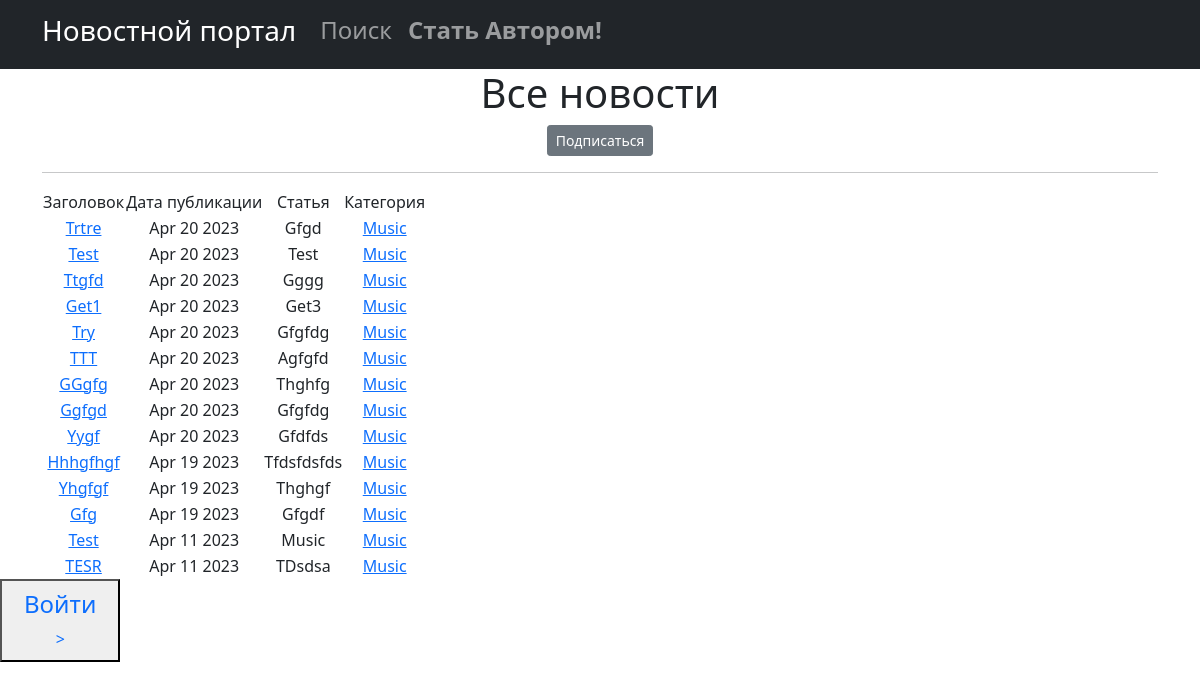
Page /news/categories/2 on the committed database.
### new/models.py (models this page shows, shortened)
class Post(models.Model):
    NEWS = 'NW'
    ARTICLE = 'AR'
    CATEGORY_CHOICES = [
        (NEWS, 'Новость'),
        (ARTICLE, 'Статья'),
    ]
    author = models.ForeignKey(Author, on_delete=models.CASCADE,)
    categoryType = models.CharField(max_length=2, choices=CATEGORY_CHOICES, default=ARTICLE)
    dateCreation = models.DateTimeField(auto_now_add=True)
    postCategory = models.ManyToManyField(Category, through='PostCategory')
    tittle = models.CharField(max_length=128)
    text = models.TextField()
    rating = models.SmallIntegerField(default=0)

class Category(models.Model):
    name = models.CharField(max_length=128, unique=True)
    subscribers = models.ManyToManyField(User, related_name='categories')
    def __str__(self):
        return self.name

### new/views.py (the view)
# urls.py: path('categories/<int:pk>', CategoryListView.as_view(), name='category_list'),
class CategoryListView(ListView):
    logger.info('INFO')
    model = Post
    template_name = 'category_list.html'
    context_object_name = 'category_news_list'
    def get_queryset(self):
        self.category = get_object_or_404(Category, id=self.kwargs['pk'])
        queryset = Post.objects.filter(postCategory=self.category).order_by('-dateCreation')
        return queryset
    def get_context_data(self, **kwargs):
        context = super().get_context_data(**kwargs)
        context['is_not_subscriber'] = self.request.user not in self.category.subscribers.all()
        context['postCategory'] = self.category
        return context

### new/templatetags/custom_filters.py (called while the page is built)
@register.filter()
def censor(value):
    x='теракт'
    c='редиска'
    if x in value:
        a= value.replace('теракт', 'т*****')
        return a
    if c in value:
        d= value.replace('редиска', 'р******')
        return d
    try:
        x = str(x)
        c = str(c)
    except:
        print('Введено не слово')
    else:
        return value

### templates/category_list.html (shortened to what this page needs)
{% extends 'flatpages/default.html' %}
{% load custom_filters %}
{% block content %}
   <h1>Все новости</h1>
    {% if is_not_subscriber %}
    <p class="text-centre"><a href="{% url 'subscribe' postCategory.id %}" class="btn btn-secondary btn-sm">Подписаться </a> </p>
    {% else %}
    <p class="text-centre"><a href="{% url 'not_subscribe' postCategory.id %}" class="btn btn-secondary btn-sm">Отписаться </a> </p>
    {% endif %}
    <hr>
    {% if category_news_list %}
       <table>
           <tr>
               <td>Заголовок</td>
               <td>Дата публикации</td>
               <td>Статья</td>
                <td>Категория</td>
           </tr>
           {% for posts in category_news_list %}
           <tr>
               <td>
                   <a href="{% url 'post_detail' posts.id %}"> {{ posts.tittle|censor }}</a>
               </td>
               <td>{{ posts.dateCreation|date:'M d Y'}}</td>
               <td>{{ posts.text|truncatechars:20|censor}}</td>
               <td>
                   {% for category in posts.postCategory.all %}
                    <a href="{% url 'category_list' category.id %}">{{ category }}</a>
                        {% endfor %}
               </td>
           </tr>
           {% endfor %}
       </table>
   {% else %}
       <h2>Статей нет!</h2>
    {% endif %}
{% endblock content %}

### rows in the picture
Post: tittle|censor "Trtre", dateCreation "Apr 20 2023", text|censor "Gfgd"
Category: name "Music"
Post: tittle|censor "Test", dateCreation "Apr 20 2023", text|censor "Test"
Post: tittle|censor "Ttgfd", dateCreation "Apr 20 2023", text|censor "Gggg"
Post: tittle|censor "Get1", dateCreation "Apr 20 2023", text|censor "Get3"
Post: tittle|censor "Try", dateCreation "Apr 20 2023", text|censor "Gfgfdg"
Post: tittle|censor "TTT", dateCreation "Apr 20 2023", text|censor "Agfgfd"
Post: tittle|censor "GGgfg", dateCreation "Apr 20 2023", text|censor "Thghfg"
Post: tittle|censor "Ggfgd", dateCreation "Apr 20 2023", text|censor "Gfgfdg"
Post: tittle|censor "Yygf", dateCreation "Apr 20 2023", text|censor "Gfdfds"
Post: tittle|censor "Hhhgfhgf", dateCreation "Apr 19 2023", text|censor "Tfdsfdsfds"
Post: tittle|censor "Yhgfgf", dateCreation "Apr 19 2023", text|censor "Thghgf"
Post: tittle|censor "Gfg", dateCreation "Apr 19 2023", text|censor "Gfgdf"
Post: tittle|censor "Test", dateCreation "Apr 11 2023", text|censor "Music"
Post: tittle|censor "TESR", dateCreation "Apr 11 2023", text|censor "TDsdsa"
